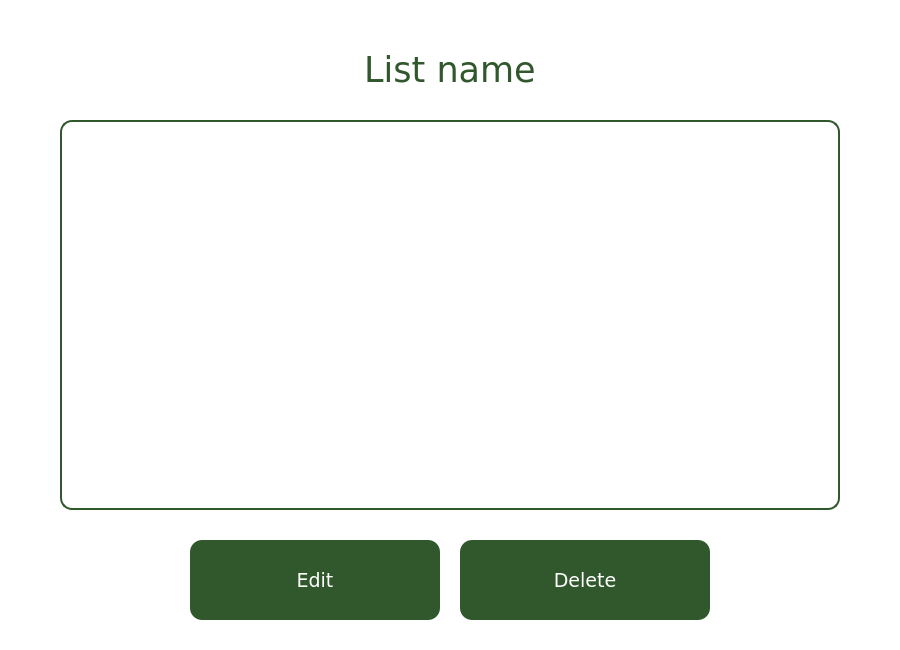
<?xml version="1.0" encoding="UTF-8"?>
<ui version="4.0">
 <class>ViewListWindow</class>
 <widget class="QMainWindow" name="ViewListWindow">
  <property name="geometry">
   <rect>
    <x>0</x>
    <y>0</y>
    <width>900</width>
    <height>650</height>
   </rect>
  </property>
  <property name="minimumSize">
   <size>
    <width>900</width>
    <height>650</height>
   </size>
  </property>
  <property name="maximumSize">
   <size>
    <width>900</width>
    <height>650</height>
   </size>
  </property>
  <property name="windowTitle">
   <string>PoLIZANE</string>
  </property>
  <property name="windowIcon">
   <iconset>
    <normaloff>325314459_826693388428270_2168916561632903173_n.png</normaloff>325314459_826693388428270_2168916561632903173_n.png</iconset>
  </property>
  <property name="styleSheet">
   <string notr="true">background-color:white;
</string>
  </property>
  <widget class="QWidget" name="viewListScreen">
   <widget class="QLabel" name="title">
    <property name="geometry">
     <rect>
      <x>0</x>
      <y>0</y>
      <width>900</width>
      <height>140</height>
     </rect>
    </property>
    <property name="font">
     <font>
      <family>Verdana</family>
      <pointsize>26</pointsize>
     </font>
    </property>
    <property name="styleSheet">
     <string notr="true">color: rgb(49, 87, 44)</string>
    </property>
    <property name="text">
     <string>List name</string>
    </property>
    <property name="alignment">
     <set>Qt::AlignCenter</set>
    </property>
   </widget>
   <widget class="QPushButton" name="editButton">
    <property name="geometry">
     <rect>
      <x>190</x>
      <y>540</y>
      <width>250</width>
      <height>80</height>
     </rect>
    </property>
    <property name="font">
     <font>
      <family>Verdana</family>
      <pointsize>14</pointsize>
     </font>
    </property>
    <property name="contextMenuPolicy">
     <enum>Qt::DefaultContextMenu</enum>
    </property>
    <property name="statusTip">
     <string>Edit your list</string>
    </property>
    <property name="styleSheet">
     <string notr="true">background-color: rgb(49, 87, 44);
color: white;
border-radius: 12px;</string>
    </property>
    <property name="text">
     <string>Edit</string>
    </property>
   </widget>
   <widget class="QListWidget" name="listOfIngredients">
    <property name="geometry">
     <rect>
      <x>60</x>
      <y>120</y>
      <width>780</width>
      <height>390</height>
     </rect>
    </property>
    <property name="styleSheet">
     <string notr="true">border-color: rgb(49, 87, 44);
border-width: 2px;
border-style: solid;
border-radius:12px;
</string>
    </property>
   </widget>
   <widget class="QPushButton" name="deleteButton">
    <property name="geometry">
     <rect>
      <x>460</x>
      <y>540</y>
      <width>250</width>
      <height>80</height>
     </rect>
    </property>
    <property name="font">
     <font>
      <family>Verdana</family>
      <pointsize>14</pointsize>
     </font>
    </property>
    <property name="contextMenuPolicy">
     <enum>Qt::DefaultContextMenu</enum>
    </property>
    <property name="statusTip">
     <string>Delete your list</string>
    </property>
    <property name="styleSheet">
     <string notr="true">background-color: rgb(49, 87, 44);
color: white;
border-radius: 12px;</string>
    </property>
    <property name="text">
     <string>Delete</string>
    </property>
   </widget>
  </widget>
  <widget class="QStatusBar" name="statusbar"/>
 </widget>
 <resources/>
 <connections/>
</ui>
